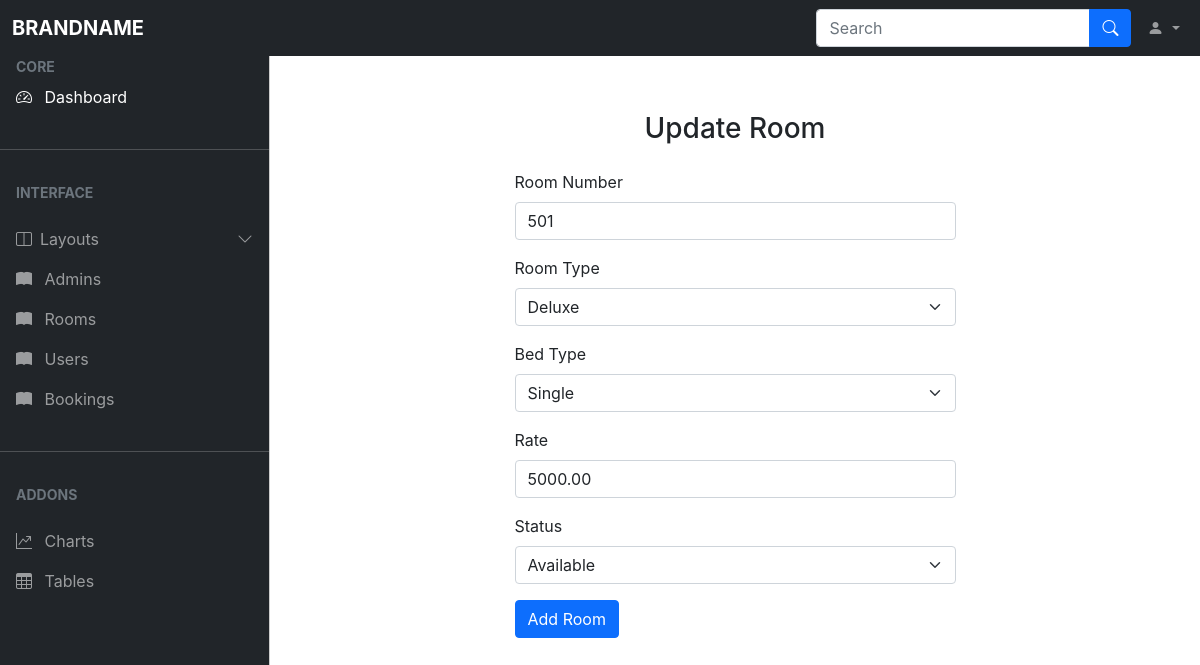
Page /admin/update_room.php?id=3 on the committed database.
### tables this page shows
CREATE TABLE `room` (
  `id` int(11) NOT NULL,
  `room_no` int(11) DEFAULT NULL,
  `room_type` varchar(50) NOT NULL,
  `bed_type` varchar(50) NOT NULL,
  `rate` decimal(10,2) NOT NULL,
  `status` enum('Available','Booked') DEFAULT 'Available'
);

### admin/update_room.php (the view, shortened to what this page needs)
<?php
    include('./ad_nav.php');
?>
</head>
<body>
<main class="mt-5 pt-3">
<div class="container">
<?php
    if(isset($_GET['id'])){
     $id = $_GET['id'];
     $sql = "SELECT * FROM room WHERE id=$id";
     $res = mysqli_query($conn, $sql);
     $count = mysqli_num_rows($res);
     if($count==1){
         $rows = mysqli_fetch_assoc($res);
         $room_no = $rows['room_no'];
         $room_type= $rows['room_type'];
         $bed_type = $rows['bed_type'];
         $rate = $rows['rate'];
         $status = $rows['status'];
     }
     else{
         $_SESSION['no-room-found']="Room not found.";
         header('locaiton:'.siteurl.'admin/rooms.php');
     }
    }
    else{
     header('location:'.siteurl.'admin/rooms.php');
    }
 ?>
    <div class="row justify-content-center mt-5">
        <div class="col-lg-6">
            <form method="post">
                <h3 class="text-center mb-4">Update Room</h3>
                <div class="mb-3">
                    <label for="room_no" class="form-label">Room Number</label>
                    <input type="text" class="form-control" id="room_no" name="room_no" placeholder="Enter room Number" value="<?php echo $room_no?>">
                </div>
                <div class="mb-3">
    <label for="room_type" class="form-label">Room Type</label>
    <select class="form-select" id="room_type" name="room_type">
        <option value="deluxe" <?php echo ($room_type == 'deluxe') ? 'selected' : ''; ?>>Deluxe</option>
    </select>
</div>
<div class="mb-3">
    <label for="bed_type" class="form-label">Bed Type</label>
    <select class="form-select" id="bed_type" name="bed_type">
        <option value="single" <?php echo ($bed_type == 'single') ? 'selected' : ''; ?>>Single</option>
    </select>
</div>
                <div class="mb-3">
                    <label for="rate" class="form-label">Rate</label>
                    <input type="text" class="form-control" id="rate" name="rate" placeholder="Enter room rate" value="<?php echo $rate?>">
                </div>
                <div class="mb-3">
    <label for="status" class="form-label">Status</label>
    <select class="form-select" id="status" name="status">
        <option value="Available" <?php echo ($status == 'Available') ? 'selected' : ''; ?>>Available</option>
    </select>
</div>
                <input type="submit" class="btn btn-primary" name="submit" value="Add Room">
            </form>
        </div>
    </div>
</div>
</main>
</body>

### css/admin.css (style rules this page uses)
* { box-sizing: border-box; margin: 0px; padding: 0px; }
body, button { font-family: "Inter", sans-serif; }
:root { --offcanvas-width: 270px; --topNavbarHeight: 56px; }
@media (min-width: 992px) { body { overflow: auto !important; } }
@media (min-width: 992px) { main { margin-left: var(--offcanvas-width); } }

### rows in the picture
room: room_no "501", room_type "Deluxe", bed_type "Single", rate "5000.00", status "Available"
